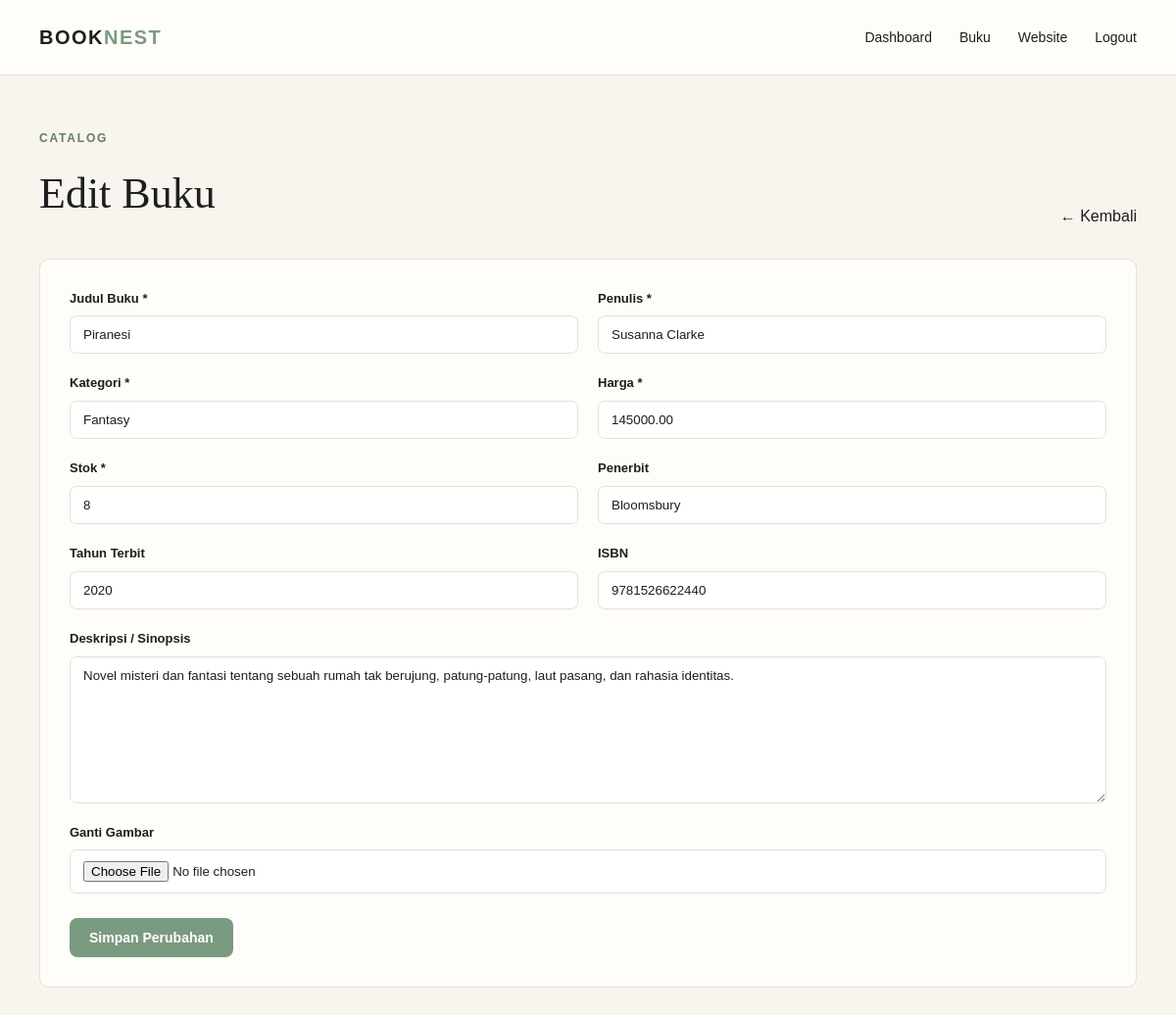
Screenshot of /admin/edit.php?id=2 (signed in) with the database file from the repository.
### tables this page shows
CREATE TABLE produk (id INT AUTO_INCREMENT PRIMARY KEY, nama VARCHAR(150) NOT NULL, penulis VARCHAR(120) NOT NULL, kategori VARCHAR(80) NOT NULL, deskripsi TEXT, harga DECIMAL(12,2) NOT NULL DEFAULT 0, stok INT NOT NULL DEFAULT 0, penerbit VARCHAR(120), tahun_terbit YEAR NULL, isbn VARCHAR(30), gambar VARCHAR(255), created_at TIMESTAMP DEFAULT CURRENT_TIMESTAMP, updated_at TIMESTAMP DEFAULT CURRENT_TIMESTAMP ON UPDATE CURRENT_TIMESTAMP);

### admin/form.php (the view)
<?php
$b = $b ?? [
    'nama'        => '',
    'penulis'     => '',
    'kategori'    => 'Novel',
    'deskripsi'   => '',
    'harga'       => '',
    'stok'        => '',
    'penerbit'    => '',
    'tahun_terbit'=> '',
    'isbn'        => '',
    'gambar'      => ''
];
?>
<div class="form-grid">
    <div class="field">
        <label>Judul Buku *</label>
        <input
            class="form-control"
            type="text"
            name="nama"
            required
            value="<?= htmlspecialchars($b['nama']) ?>"
        >
    </div>
    <div class="field">
        <label>Penulis *</label>
        <input
            class="form-control"
            type="text"
            name="penulis"
            required
            value="<?= htmlspecialchars($b['penulis']) ?>"
        >
    </div>
    <div class="field">
        <label>Kategori *</label>
        <input
            class="form-control"
            type="text"
            name="kategori"
            required
            value="<?= htmlspecialchars($b['kategori']) ?>"
            placeholder="Novel, Fantasy, Self Improvement..."
        >
    </div>
    <div class="field">
        <label>Harga *</label>
        <input
            class="form-control"
            type="number"
            name="harga"
            min="0"
            required
            value="<?= htmlspecialchars($b['harga']) ?>"
        >
    </div>
    <div class="field">
        <label>Stok *</label>
        <input
            class="form-control"
            type="number"
            name="stok"
            min="0"
            required
            value="<?= htmlspecialchars($b['stok']) ?>"
        >
    </div>
    <div class="field">
        <label>Penerbit</label>
        <input
            class="form-control"
            type="text"
            name="penerbit"
            value="<?= htmlspecialchars($b['penerbit']) ?>"
        >
    </div>
    <div class="field">
        <label>Tahun Terbit</label>
        <input
            class="form-control"
            type="number"
            name="tahun_terbit"
            value="<?= htmlspecialchars($b['tahun_terbit']) ?>"
        >
    </div>
    <div class="field">
        <label>ISBN</label>
        <input
            class="form-control"
            type="text"
            name="isbn"
            value="<?= htmlspecialchars($b['isbn']) ?>"
        >
    </div>
    <div class="field full">
        <label>Deskripsi / Sinopsis</label>
        <textarea
            class="form-control textarea"
            name="deskripsi"
        ><?= htmlspecialchars($b['deskripsi']) ?></textarea>
    </div>
    <div class="field full">
        <label>Ganti Gambar</label>
        <input class="form-control" type="file" name="gambar" accept="image/jpeg,image/png,image/webp">
    </div>
</div>

### assets/style.css (style rules this page uses)
:root { --bg: #F8F5EF; --surface: #FFFDF9; --text: #1E1E1E; --sage: #7A9A82; --sage-dark: #617D68; --mustard: #D4A373; --mustard-dark: #BD895B; --line: #E6E0D5; --cream-dark: #EEE9DF; --muted: #6F6B64; --white: #FFFFFF; }
* { box-sizing: border-box; margin: 0; padding: 0; }
html { scroll-behavior: smooth; }
body { font-family: Arial, Helvetica, sans-serif; background: var(--bg); color: var(--text); line-height: 1.6; }
button, input, textarea, select { font-family: inherit; }
.form-grid { display: grid; grid-template-columns: repeat(2, 1fr); gap: 20px; margin-bottom: 25px; }
.field { display: flex; flex-direction: column; gap: 7px; }
.field.full { grid-column: 1 / -1; }
.field label { font-size: 13px; font-weight: 700; }
.form-control { width: 100%; padding: 11px 13px; background: var(--white); border: 1px solid var(--line); border-radius: 7px; color: var(--text); outline: none; }
.textarea { min-height: 150px; resize: vertical; }

### rows the page displays
produk: nama "Piranesi", penulis "Susanna Clarke", kategori "Fantasy", harga "145000.00", stok "8", penerbit "Bloomsbury", tahun_terbit "2020", isbn "9781526622440", deskripsi "Novel misteri dan fantasi tentang sebuah rumah tak berujung, patung-patung, laut pasang, dan rahasia identitas."
